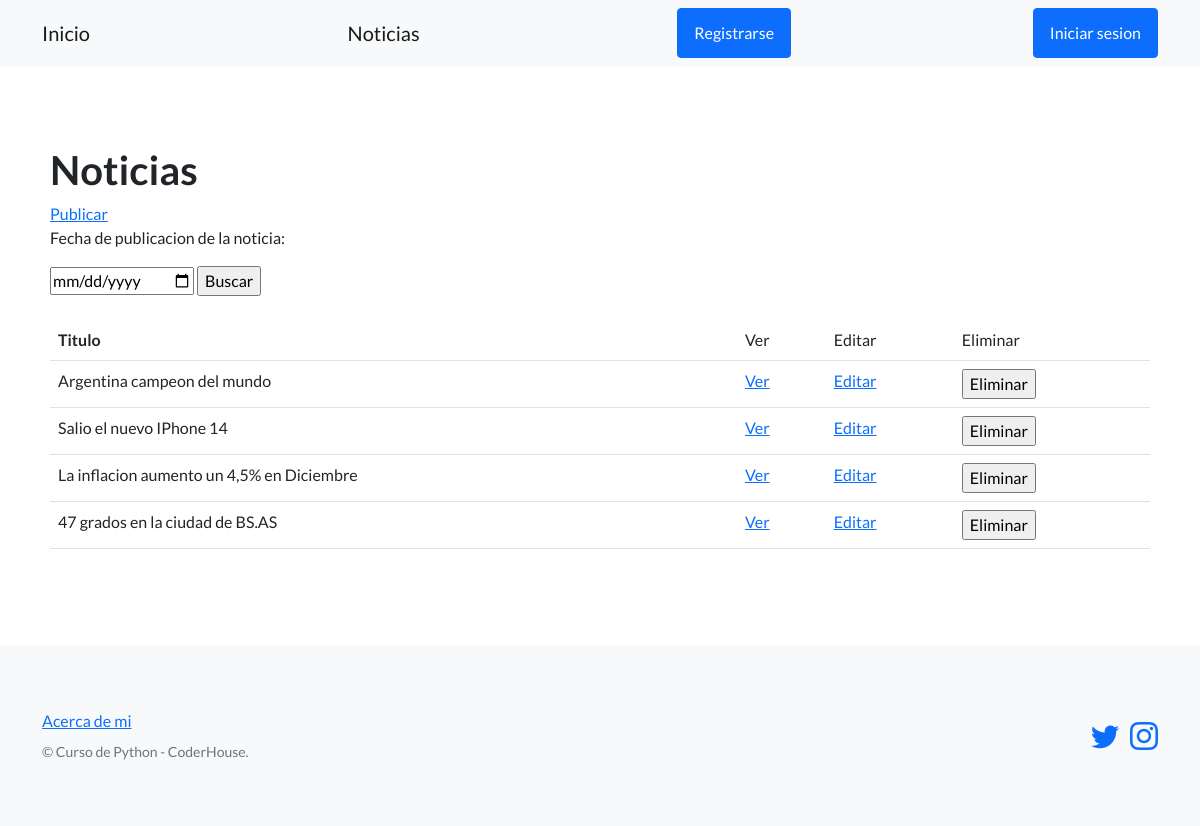
Page /pagina-blog/Noticias/ on the earlier database version.
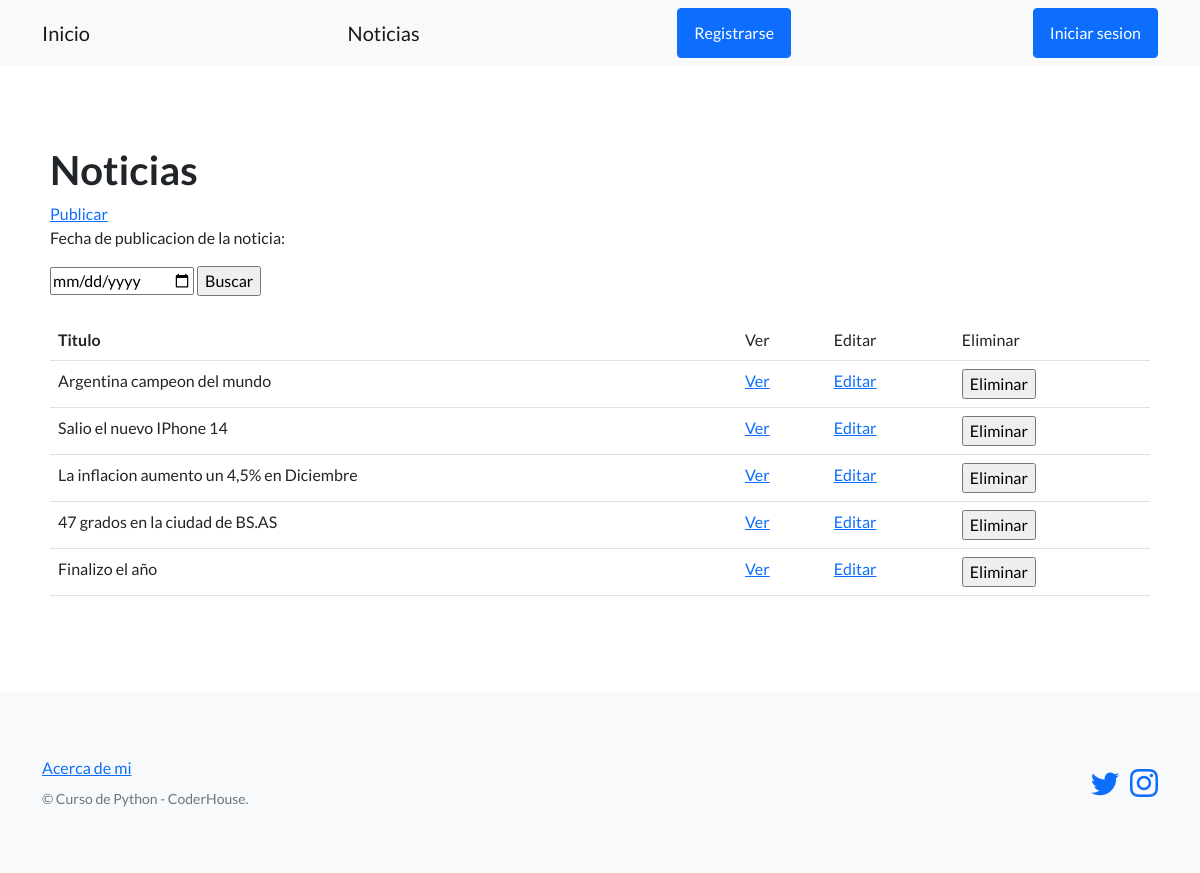
Same page on the later database version.
### pagina_blog/models.py (models this page shows, shortened)
class Noticias(models.Model):
    titulo = models.CharField(max_length=256)
    subtitulo = models.CharField(max_length=1000)
    cuerpo = models.CharField(max_length=1000, null=True)
    fecha_publicacion = models.DateField(null=True)
    autor = models.CharField(max_length=64)

### pagina_blog/views.py (the view)
# urls.py: path('Noticias/', listar_noticias, name='listar_noticias'),
def listar_noticias(request):
    contexto = {
        'noticias' : Noticias.objects.all()
    }
    return render(
        request = request,
        template_name = 'pagina_blog/lista_noticias.html',
        context = contexto
    )

### pagina_blog/templates/pagina_blog/lista_noticias.html (shortened to what this page needs)
{% extends "pagina_blog/base.html" %}
{% block contenido %}
<h1>Noticias</h1>
<a href="{% url 'publicar_noticias' %}">Publicar</a>
<br>
<form action="{% url 'buscar_noticias' %}" method="post">
    <p>Fecha de publicacion de la noticia:</p>
    <input type="date" name="fecha_publicacion" value='aaa-mm-dd'>
    <input type="submit" value="Buscar">
</form>
<br>
<table class="table">
    <tbody>
        <tr>
            <th>Titulo</th>
            <td>Ver</td>
            <td>Editar</td>
            <td>Eliminar</td>
        </tr>
        {% for noticia in noticias %}
        <tr>
            <td>{{ noticia.titulo }}</td>
            <td>
                <a href="{% url 'ver_noticia' noticia.id %}">Ver</a>
            </td>
            <td>
                <a href="{% url 'editar_noticia' noticia.id%}">Editar</a>
            </td>
            <td>
                <form action="{% url 'eliminar_noticia' noticia.id %}" method="post">
                    <input type="submit" value="Eliminar">
                </form>
            </td>
        </tr>
        {% endfor %}
    </tbody>
</table>
{% endblock contenido %}

### pagina_blog/templates/pagina_blog/base.html (shortened to what this page needs)
{% load static %}
<!DOCTYPE html>
<html lang="en">
    <head>
        <link href="https://cdn.jsdelivr.net/npm/bootstrap-icons@1.5.0/font/bootstrap-icons.css" rel="stylesheet" type="text/css" />
        <link href="{% static 'css/styles.css' %}" rel="stylesheet" />
    </head>
    <body>
        <nav class="navbar navbar-light bg-light static-top">
            <div class="container">
                <a class="navbar-brand" href="{% url 'inicio' %}">Inicio</a>
                <a class="navbar-brand" href="{% url 'listar_noticias' %}">Noticias</a>
                <a class="btn btn-primary" href="#!">Registrarse</a>
                <a class="btn btn-primary" href="#signup">Iniciar sesion</a>
            </div>
        </nav>
        <section style="padding: 80px 50px;">
            {% block contenido %}
            {% endblock contenido %}
        </section>
        <footer class="footer bg-light">
            <div class="container">
                <div class="row">
                    <div class="col-lg-6 h-100 text-center text-lg-start my-auto">
                        <ul class="list-inline mb-2">
                            <li class="list-inline-item"><a href="#!">Acerca de mi</a></li>
                        </ul>
                        <p class="text-muted small mb-4 mb-lg-0">&copy; Curso de Python - CoderHouse.</p>
                    </div>
                    <div class="col-lg-6 h-100 text-center text-lg-end my-auto">
                        <ul class="list-inline mb-0">
                            <li class="list-inline-item">
                                <a href="https://twitter.com/mateobuenoo"><i class="bi-twitter fs-3"></i></a>
                            </li>
                            <li class="list-inline-item">
                                <a href="https://www.instagram.com/matubueno/"><i class="bi-instagram fs-3"></i></a>
                            </li>
                        </ul>
                    </div>
                </div>
            </div>
        </footer>
    </body>
</html>

Differences in the rows shown:
added Noticias: titulo "Finalizo el año"
